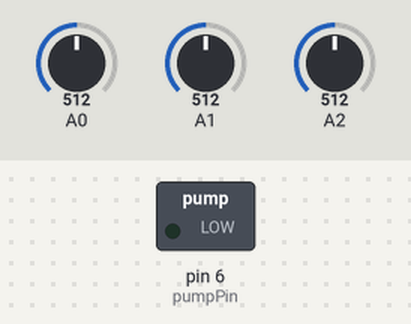
Simulated run of this sketch. Board: Arduino Uno, built with avr-gcc and run on an emulated ATmega328P. Shown: switched loads named in the sketch (green lamp = pin HIGH). The test bench sets the inputs (shaded band); at power-on: A0 = 512, A1 = 512, A2 = 512. What the sketch prints to the serial monitor is not drawn.

Above: at 0.1 s.
At 0.6 s:
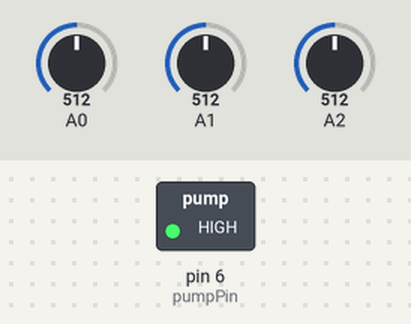
Timing chart, 0 to 2.1 s (numbered marks = the images above):
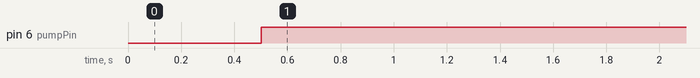

Measured:
- by itself, pin 6 (pumpPin): LOW → HIGH at 0.50 s

The sketch:

test_plants.ino
```cpp
const int numSensores = 3; // Cambia según la cantidad de sensores que tengas
int valores[numSensores];

#define pumpPin 6


void setup() {


  Serial.begin(9600);

  pinMode(pumpPin, OUTPUT);
  digitalWrite(pumpPin, LOW);


}


void loop() {


  Serial.print("Analog inputs: ");

  readSensors();

  Serial.print(valores[0]);
  Serial.print(",");
  Serial.print(valores[1]);
  Serial.print(",");
  Serial.print(valores[2]);

  Serial.println();


  delay(500);

  if(valores[0]<80 &&  valores[1]<80 && valores[2]<80){
    digitalWrite(pumpPin, HIGH);
    delay(100);
    }


}


//  This function returns the analog data to calling function


int readSensors() {
    for (int i = 0; i < numSensores; i++) {
    valores[i] = analogRead(A0 + i);
    valores[i] = map(valores[i], 0, 1023, 0, 100);// Lee el valor del pin A0, A1, A2, etc.
  }
}
```
